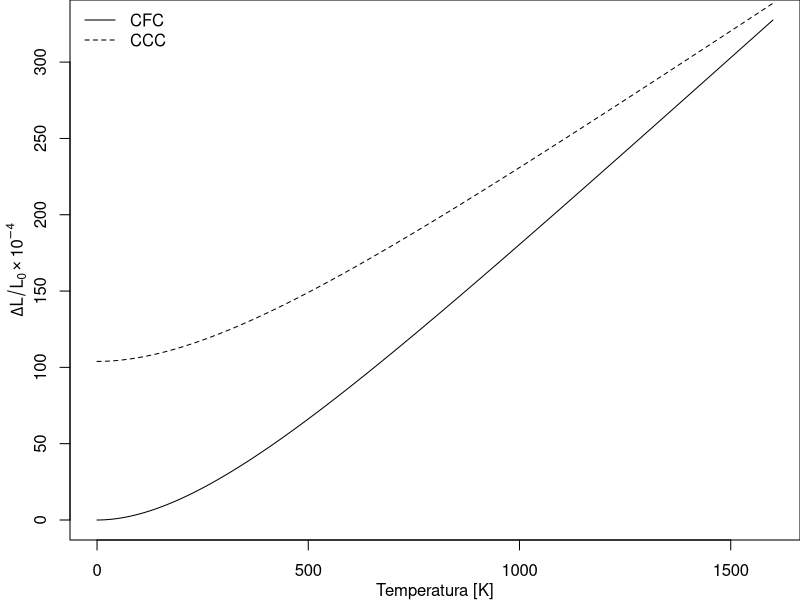

The R script that drew this image:
Dl_gamma <- function(T) {
	B <- 24.8e-6
	Theta <- 280
	f <- B*T + B*Theta*(exp(-T/Theta)-1)
	return(f*1e4)
}

Dl_alpha <- function(T) {
	L0 <- 103.9e-4
	B <- 18.3e-6
	Theta <- 320
	f <- L0 + B*T + B*Theta*(exp(-T/Theta)-1)
	return(f*1e4)
}

T <- 0:1600

png("dilation_alphagamma.png", width=2000, height=1500, res=400)
par(mar=c(3,3.5,0,0))
plot(T, Dl_gamma(T), xlab="", ylab="", type="l")
points(T, Dl_alpha(T), type="l", lty=2)
mtext("Temperatura [K]", side=1, line=2)
mtext(expression(Delta*L/L[0]%*%10^{-4}), side=2, line=2)
legend("topleft", c("CFC", "CCC"), lty=c(1,2), bty="n")
graphics.off()